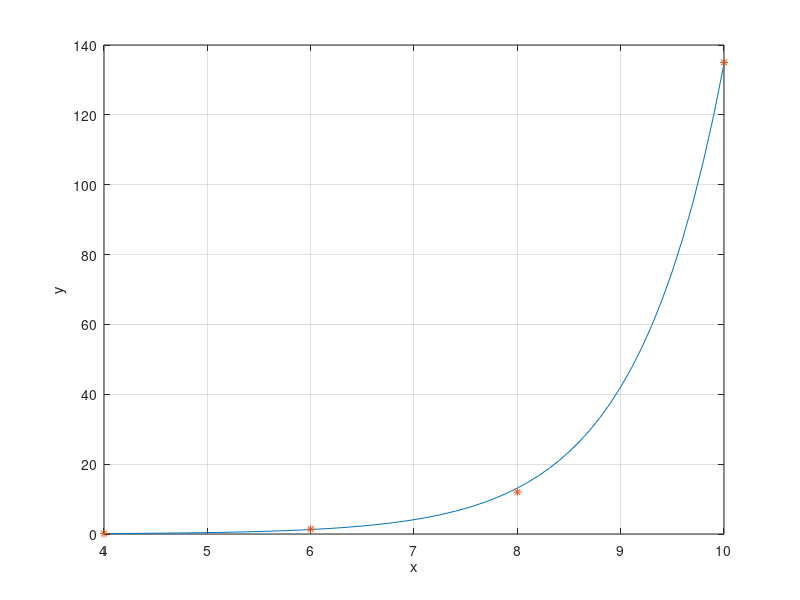

The MATLAB script that drew this image:
%leiame funktsiooni eksponentsiaalse lähendi
%sisestame tabeli andmed
x=[4,6,8,10];
y=[0.12,1.4,12,135];
kappa=[2,2,1,1];

%logaritmime y-väärtused
ylog=log(y);

%sisestame maatriksi A (võrduse vasakul poolel)
A(1,1)=sum(kappa);
A(1,2)=sum(kappa.*x);
A(2,1)=A(1,2);
A(2,2)=sum(kappa.*x.^2);

%sisestame maatriksi b 
b(1)=sum(kappa.*ylog);
b(2)=sum(kappa.*ylog.*x);

%lahendame maatriksvõrrandi
c=inv(A)*b';

%määrame eksponentfunktsiooni kordajad
alpha=exp(c(1));
beta=c(2);

%joonestame graafiku
xgraafik=4:1e-1:10;

%sisestame lähendi
ygraafik=alpha*exp(beta*xgraafik);

%joonestame graafiku
plot(xgraafik,ygraafik,x,y,'*')
grid on
xlabel('x')
ylabel('y')